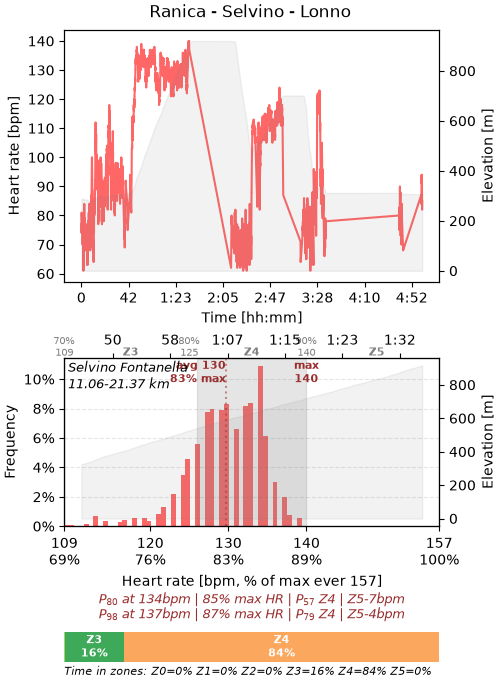

This chart was generated by the following Python code:
from dataclasses import dataclass
from pathlib import Path

import click
import datetime_utils
import matplotlib as mpl
import matplotlib.pyplot as plt
from garmin_connect_client import ActivityDetailsResponse, ActivitySummaryResponse
from garmin_connect_client.garmin_connect_token_managers import (
    FakeTestGarminConnectTokenManager,
    FileGarminConnectTokenManager,
)
from matplotlib.axes import Axes
from matplotlib.figure import Figure
from strava_client import StravaClient, StreamsResponse
from strava_client.strava_token_managers import (
    AwsParameterStoreStravaTokenManager,
    FakeTestStravaTokenManager,
    FileStravaTokenManager,
)

from ...base_cli_view import ACTIVITY_ID_TYPE, BaseClickCommand
from ...conf import settings
from ...conf.settings_module import ROOT_DIR
from ...search.search_matching_activity_api import (
    search_strava_activity_matching_garmin_activity_api,
)
from .. import base_api, base_plot
from ..base_plot import PERCENTILE_TO_DRAW_ENUM


@click.command(
    cls=BaseClickCommand,
    name="plot-climb-ride",
    help="""
    Plot a climb ride.
    
    \b
    Examples
    $ san plot-climb-ride 19792668968 --title "Re Stelvio Mapei" --segment-start-meters 0 --segment-end-meters 21110 --segment-title "Climb segment only" --figure-size 5.0 6.5 -d ~/workspace/sport-monorepo/projects/sport-analysis/output-images/
    """,
)
@click.argument(
    # id (int) of Garmin activity to analyze or "LATEST" or "LATEST-3".
    "garmin-activity-id",
    nargs=1,
    type=ACTIVITY_ID_TYPE,
    # help="Garmin activity id or LATEST or LATEST-3",
)
@click.option(
    "--percentile-to-draw",
    type=click.Choice(tuple(x for x in PERCENTILE_TO_DRAW_ENUM), case_sensitive=False),
    help="Optional percentile to draw in histogram; P80 is great for a 80/20 ride, P98 for a slow ride; eg. P80 | P98",
)
@click.option("--title", type=str)
@click.option(
    "--segment-start-meters",
    type=int,
    help="The start of the desired segment, in meters",
)
@click.option(
    "--segment-end-meters", type=int, help="The end of the desired segment, in meters"
)
@click.option(
    "--segment-strava-name",
    type=str,
    help="Name of the Strava segment - it cannot be used together with segment_start|end_meters",
)
@click.option("--segment-title", default="Segment only", type=str)
@click.option(
    "--figure-size",
    nargs=2,
    type=click.Tuple([float, float]),
    help="eg. 5.0 7.0; a tuple of floats",
)
@click.option(
    "--dir",
    "-d",
    "dir_or_file_path",
    type=click.Path(
        # exists=True,
        file_okay=True,
        dir_okay=True,
        readable=True,
        writable=True,
        resolve_path=True,
        path_type=Path,
    ),
    default=ROOT_DIR / "output-images",
    help="Either dir or file path where to store the .png plot",
)
def plot_climb_ride_api_cli_view(
    # id (int) of Garmin activity to analyze or ("LATEST", 0) or ("LATEST", -3).
    garmin_activity_id: int | tuple[str, int],
    percentile_to_draw: PERCENTILE_TO_DRAW_ENUM | None = None,
    title: str | None = None,
    segment_start_meters: int | None = None,
    segment_end_meters: int | None = None,
    segment_strava_name: str | None = None,
    segment_title: str = "Segment only",
    figure_size: tuple[float, float] | None = None,
    dir_or_file_path: Path = ROOT_DIR / "output-images",
) -> None:
    """
    Plot the HR histogram for the given Garmin activity id as a bike ride.
    """
    if dir_or_file_path.suffix:
        if dir_or_file_path.suffix == ".png":  # It's a .png file.
            if dir_or_file_path.exists():
                raise click.BadParameter("The given .png file already exists")
        else:
            raise click.BadParameter("Not a .png file path")
        save_to_png_file_path: Path = dir_or_file_path
    else:  # It's a dir.
        if not dir_or_file_path.exists():
            raise click.BadParameter("The given dir does not exists")
        ts = datetime_utils.now().isoformat()  # Eg. "2025-05-13T21:01:33.752427+02:00".
        save_to_png_file_path: Path = dir_or_file_path / f"{ts}.png"

    # Check that
    #   segment_start|end_meters and segment_strava_name
    #  are NOT given together.
    if segment_strava_name and (segment_start_meters or segment_end_meters):
        raise click.BadParameter(
            "Either segment-strava-name or (segment-start-meters and segment-end-meters)"
        )

    plot_ride = PlotClimbRideApi(
        garmin_activity_id,
        percentile_to_draw=percentile_to_draw,
        title=title,
        segment_start_meters=segment_start_meters,
        segment_end_meters=segment_end_meters,
        segment_strava_name=segment_strava_name,
        segment_title=segment_title,
        figure_size=figure_size,
    )
    return plot_ride.plot(save_to_png_file_path=save_to_png_file_path)


@dataclass
class CollectedData:
    summary_resp: ActivitySummaryResponse = None
    details_resp: ActivityDetailsResponse = None


class PlotClimbRideApi(base_api.MixinGarminRequestsApi, base_plot.MixinHrPlot):
    def __init__(
        self,
        # id (int) of Garmin activity to analyze or ("LATEST", 0) or ("LATEST", -3).
        garmin_activity_id: int | tuple[str, int],
        percentile_to_draw: PERCENTILE_TO_DRAW_ENUM | str | None = None,
        title: str | None = None,
        segment_start_meters: int | None = None,
        segment_end_meters: int | None = None,
        segment_strava_name: str | None = None,
        segment_title: str = "Segment only",
        figure_size: tuple[float, float] | None = None,
        garmin_connect_token_manager: (
            FileGarminConnectTokenManager | FakeTestGarminConnectTokenManager | None
        ) = None,
        strava_token_manager: (
            AwsParameterStoreStravaTokenManager
            | FileStravaTokenManager
            | FakeTestStravaTokenManager
            | None
        ) = None,
    ):
        """
        Args:
            garmin_activity_id: id (int) of Garmin activity to analyze or ("LATEST", 0)
             or ("LATEST", -3).
            percentile_to_draw: either P80 or P98 to draw as vertical line on the
             histogram. Note that both percentiles are always written as text under the
             histogram.
            title: plot title.
            segment_start_meters: the start of the desired segment, in meters.
            segment_end_meters: the end of the desired segment, in meters.
            segment_strava_name: name of the Strava segment. It cannot be used
             together with segment_start|end_meters.
            segment_title: title used for the segment chart,
            figure_size: customize the figure size, eg. (3.0, 5.5).
            garmin_connect_token_manager: use FakeTestGarminConnectTokenManager when
             replaying VCR episodes.
            strava_token_manager: use FakeTestStravaTokenManager when
             replaying VCR episodes.
        """
        super().__init__(garmin_connect_token_manager)

        self.garmin_connect_token_manager = garmin_connect_token_manager
        self.strava_token_manager = strava_token_manager
        self.garmin_activity_id = garmin_activity_id
        self.percentile_to_draw = percentile_to_draw
        self.title = title
        self.segment_start_meters = segment_start_meters
        self.segment_end_meters = segment_end_meters
        self.segment_strava_name = segment_strava_name
        self.segment_title = segment_title
        self.figure_size = figure_size

        # It's the store for responses collected for all activities.
        self._s: list[CollectedData] = []

        # Matplotlib axes mosaic. This figure is made of 3 charts in 2 rows and 1 col.
        #  These _axes_mosaic represent these 2 rows and 1 col.
        #  Each item in the _axes_mosaic dict is an Axes instance: the x-axis and y-axis
        #  of an actual chart.
        self._axes_mosaic: dict[str, Axes]

    def _plot_hr_and_elevation(self):
        a0: Axes = self._axes_mosaic["hr"]

        ## Collect data.
        # X data.
        xdata_time = self._s[0].details_resp.get_elapsed_time_stream()

        # Y data.
        ydata_hr = self._s[0].details_resp.get_heartrate_stream(
            do_remove_none_values=False
        )
        ydata_elevation = self._s[0].details_resp.get_altitude_stream()

        ## Plot data.
        # Plot HR.
        a0.plot(
            xdata_time,
            ydata_hr,
            # label="HR",
            color="red",
            alpha=0.6,
            linewidth=1.5,
        )
        a0.set_ylabel("Heart rate [bpm]")

        # Plot Elevation.
        # Create a new axes that shares the x-axis.
        a1 = a0.twinx()
        a1.plot(
            xdata_time,
            ydata_elevation,
            color="gray",
            alpha=0.2,
            linewidth=0,
            linestyle="-",
            # marker=".",
            # label="Elevation",
        )
        a1.fill_between(
            x=xdata_time,
            y1=ydata_elevation,
            color="gray",
            alpha=0.1,
        )
        a1.set_ylabel("Elevation [m]")

        ## Format axes.
        # Ticks and labels.
        a0.xaxis.set_major_formatter(
            mpl.ticker.FuncFormatter(
                # Set ticks label as hh:mm.
                lambda x, pos: datetime_utils.seconds_to_hh_mm(
                    x, do_hide_hours_and_mins_if_zero=True
                )
            )
        )

        ## Format.
        # Axes labels.
        a0.set_xlabel("Time [hh:mm]")

    def _plot_hr_histogram(self):
        hr_stream = self._s[0].details_resp.get_heartrate_stream(
            do_remove_none_values=False,
            segment_start_meters=self.segment_start_meters,
            segment_end_meters=self.segment_end_meters,
        )
        time_stream = self._s[0].details_resp.get_elapsed_time_stream(
            segment_start_meters=self.segment_start_meters,
            segment_end_meters=self.segment_end_meters,
        )
        elevation_stream = self._s[0].details_resp.get_altitude_stream(
            segment_start_meters=self.segment_start_meters,
            segment_end_meters=self.segment_end_meters,
        )
        segment_title = f"{self.segment_title}\n{round(self.segment_start_meters/1000, 2) if self.segment_start_meters else '0'}-{round(self.segment_end_meters/1000, 2) if self.segment_end_meters else ''} km"
        self._plot_hr_histogram_mixin(
            self._axes_mosaic["hr-hist"],
            hr_stream,
            hr_max_ever=settings.HR_MAX_EVER_RIDE,
            elevation_stream=elevation_stream,
            time_stream=time_stream,
            segment_title=segment_title,
            percentile_to_draw=self.percentile_to_draw,
        )

    def _plot_hr_zones(self):
        hr_stream = self._s[0].details_resp.get_heartrate_stream(
            do_remove_none_values=False,
            segment_start_meters=self.segment_start_meters,
            segment_end_meters=self.segment_end_meters,
        )
        self._plot_hr_zones_mixin(
            self._axes_mosaic["hr-zones"],
            hr_stream,
            settings.HR_MIN,
            settings.HR_MAX_EVER_RIDE,
        )

    def _get_strava_segment_info(self):
        strava_token_manager = (
            self.strava_token_manager
            or AwsParameterStoreStravaTokenManager(
                settings.TOKEN_JSON_PARAMETER_STORE_KEY_PATH,
                settings.CLIENT_ID_PARAMETER_STORE_KEY_PATH,
                settings.CLIENT_SECRET_PARAMETER_STORE_KEY_PATH,
            )
        )
        strava = StravaClient(strava_token_manager.get_access_token())

        strava_summary = search_strava_activity_matching_garmin_activity_api(
            self.garmin_activity_id,
            strava_token_manager=self.strava_token_manager,
            garmin_connect_token_manager=self.garmin_connect_token_manager,
        )
        strava_activity_id = strava_summary["id"]
        strava_details = strava.get_activity_details(strava_activity_id)
        stream_types = ["time", "distance"]
        strava_streams: StreamsResponse = strava.get_streams(
            strava_activity_id, stream_types=stream_types
        )

        # Ensure that the Garmin and Strava matching activities have the same dataset
        #  size.
        garmin_dataset_size = self._s[0].details_resp.original_dataset_size
        strava_dataset_size = strava_streams.get_original_dataset_size()
        if garmin_dataset_size != strava_dataset_size:
            # TODO better exc
            raise Exception(
                "The matching Strava activity has a dataset with different size (and I am searching for the Strava segment name provided)"
            )

        # Get the segment effort in Strava.
        # TODO cambia codice di strava client per prendere un segment effort by name only
        segment_efforts = strava_details.get_segment_efforts(
            [(14418673, "Selvino Fontanella")]
        )
        # TODO replace assertion with exception
        assert len(segment_efforts) == 1
        segment_start_index = segment_efforts[0]["start_index"]
        segment_end_index = segment_efforts[0]["end_index"]
        print(f"Strava segment indices: {segment_start_index}-{segment_end_index}")
        segment_start_distance = strava_streams.get_distance_stream()[
            segment_start_index
        ]
        segment_end_distance = strava_streams.get_distance_stream()[segment_end_index]
        print(
            f"Strava segment distances: {segment_start_distance}-{segment_end_distance}"
        )
        self.segment_start_meters = segment_start_distance
        self.segment_end_meters = segment_end_distance

    def plot(self, save_to_png_file_path: Path | str | None = None):
        ## Find the actual Garmin activity, if the garmin id arg was LATEST or LATEST-3.
        original_garmin_activity_id_arg = self.garmin_activity_id
        if (
            # original_garmin_activity_id_arg is a tuple like ("LATEST", 0) or ("LATEST", -3).
            isinstance(original_garmin_activity_id_arg, tuple)
            and original_garmin_activity_id_arg[0] == "LATEST"
        ):
            # Get N-most recent running activity from Garmin API.
            self.garmin_activity_id = self._api_search_activities(
                activity_type="cycling",
                n_results=abs(original_garmin_activity_id_arg[1]) + 1,
            )[-1]
        self.print_activity_urls(
            original_activity_id_arg=original_garmin_activity_id_arg,
            garmin_activity_id=self.garmin_activity_id,
            activity_txt_to_print="ride",
        )

        ## Collect summary and details.
        self._s.append(
            CollectedData(
                summary_resp=self._api_get_activity_summary(self.garmin_activity_id),
                details_resp=self._api_get_activity_details(
                    self.garmin_activity_id,
                    max_metrics_data_count=100 * 1000,
                ),
            )
        )

        self.print_activity_date(self._s[0].summary_resp.summary["startTimeLocal"])

        # Figure.
        figure, self._axes_mosaic = self._make_subplot_mosaic()
        figure: Figure
        self._axes_mosaic: dict[str, Axes]

        # All plots.
        if self.segment_strava_name:
            self._get_strava_segment_info()
        self._plot_hr_and_elevation()
        self._plot_hr_histogram()
        self._plot_hr_zones()

        title = (
            self.title
            if self.title is not None
            else self._s[0].summary_resp.data["activityName"]
        )
        figure.suptitle(title)

        # Docs on legend location:
        #  https://matplotlib.org/stable/users/explain/axes/legend_guide.html
        figure.legend(
            loc="outside lower left",
            ncol=1,
            frameon=False,
            fontsize=9,
            labelspacing=0.8,
        )

        if save_to_png_file_path:
            self.print_created_image_path(save_to_png_file_path)
            plt.savefig(save_to_png_file_path)
        else:
            plt.show()

    def _make_figure_size(self) -> tuple[float, float]:
        height = max(len(self._s), 3.5) * 2
        return 5, height

    def _make_subplot_mosaic(self) -> tuple[Figure, dict[str, Axes]]:
        # Docs for subplot_mosaic():
        #  https://matplotlib.org/stable/users/explain/axes/arranging_axes.html#variable-widths-or-heights-in-a-grid
        #  https://matplotlib.org/stable/api/_as_gen/matplotlib.pyplot.subplot_mosaic.html#matplotlib.pyplot.subplot_mosaic
        return plt.subplot_mosaic(
            # fmt: off
            [
                # 2 rows, 1 col.
                ["hr", ],
                ["hr-hist", ],
                ["hr-zones", ]
            ],
            # fmt: on
            gridspec_kw=dict(
                # The relative sizes of the subplots.
                width_ratios=[1],
                height_ratios=[1.5, 1, 1 / 5],
            ),
            figsize=self._make_figure_size(),
            layout="constrained",
        )
